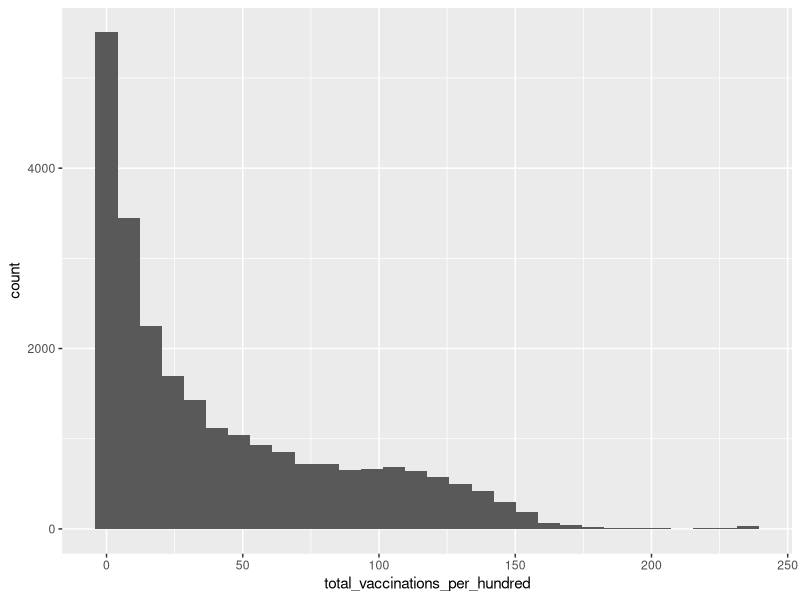
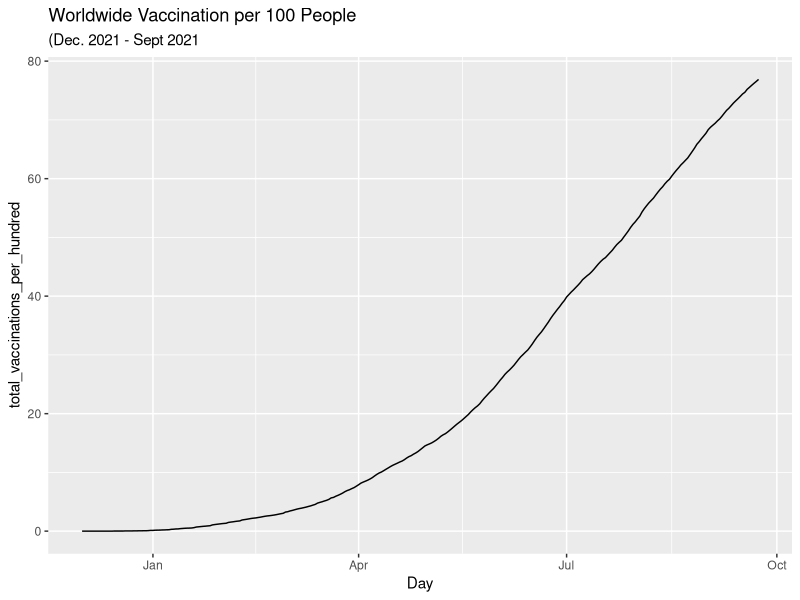
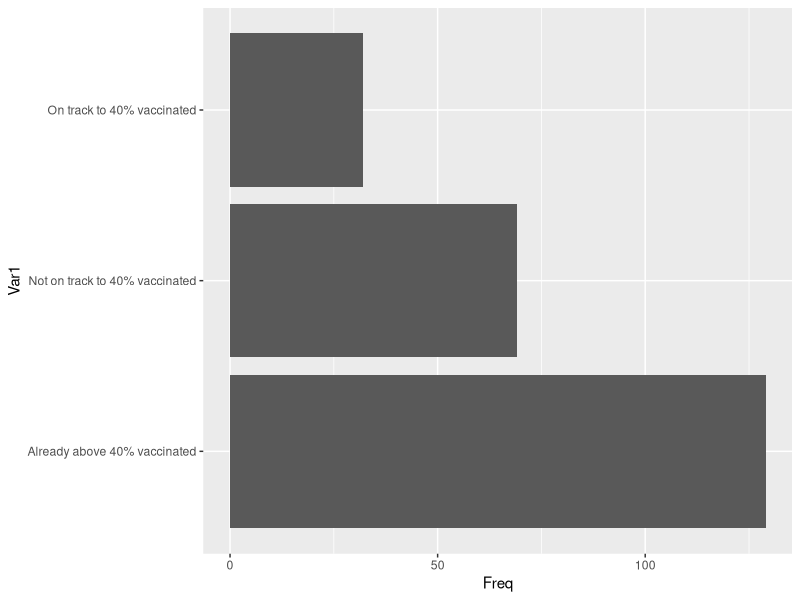
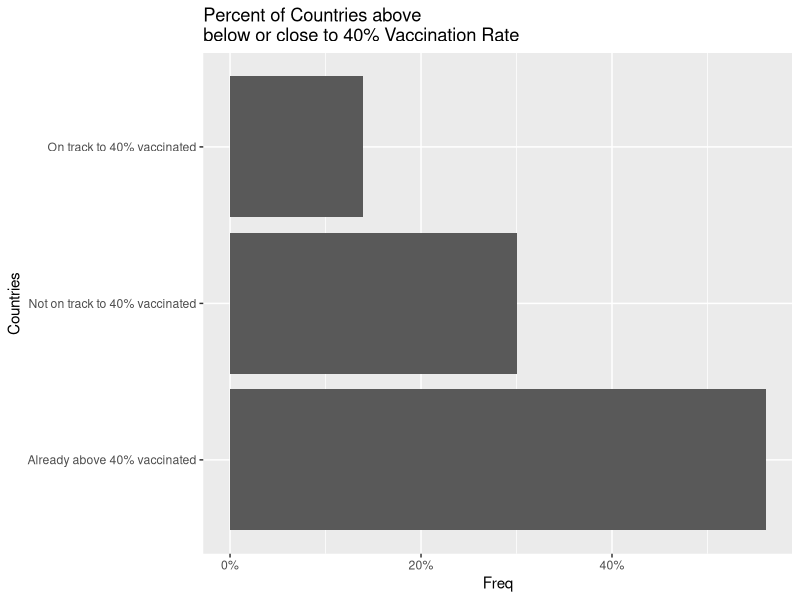
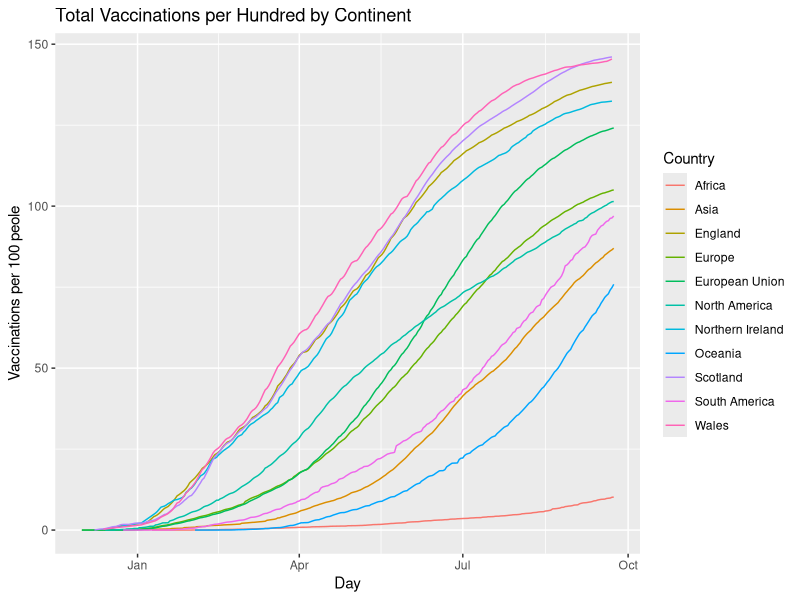
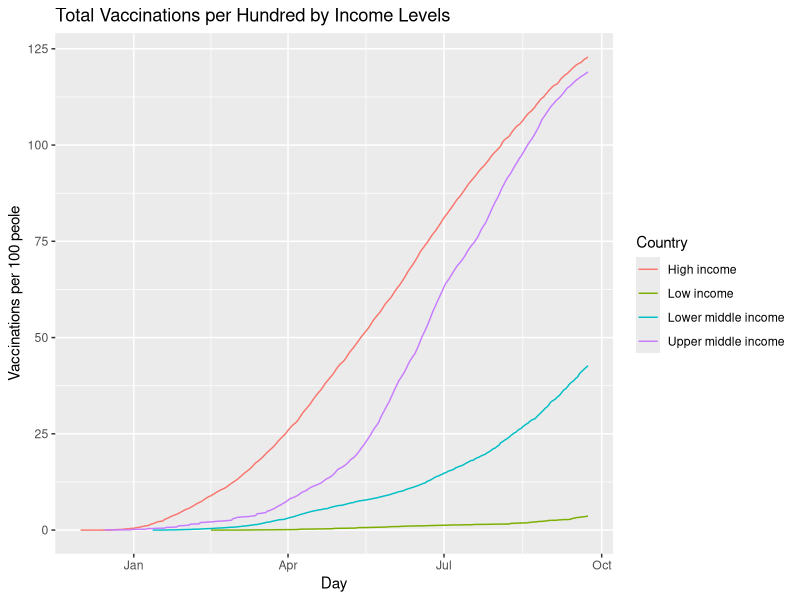

The R source for these figures, in order:
## ---- chunk 1
knitr::opts_chunk$set(echo = FALSE,error = FALSE,message = FALSE)
library(tidyverse)
library(scales)
library(RSQLite)
## ---- chunk 2
rm(list=ls())
vaccination_per_captia <- read.csv("./covid-vaccination-doses-per-capita.csv")
summary(vaccination_per_captia$total_vaccinations_per_hundred)

vaccination_per_captia %>% filter(Code !="") %>%
ggplot + geom_histogram(aes(x=total_vaccinations_per_hundred)) 
  
## ---- chunk 3
vaccination_per_captia <- vaccination_per_captia %>% rename(Country = Entity)
vaccination_per_captia$Day <- as.Date(vaccination_per_captia$Day)
## ---- chunk 4
vaccination_per_captia %>% filter(Country =="World") %>%
  ggplot(aes(x=Day,y = total_vaccinations_per_hundred)) +
  geom_line() + labs(title = "Worldwide Vaccination per 100 People ",subtitle = "(Dec. 2021 - Sept 2021")
## ---- chunk 5
vaccintion_rates <- read.csv("./covid-vaccination-global-projections.csv")
# vaccintion_rates$status <- as.factor(vaccintion_rates$status)
## ---- chunk 6
t1 <- table(vaccintion_rates$status)
t1_df <- as.data.frame(t1)
ggplot(t1_df) + geom_col(aes(x=Freq,y=Var1))
## ---- chunk 7
prop1 <- prop.table(t1)
prop_df <- as.data.frame(prop1)
ggplot(prop_df) + geom_col(aes(x=Freq,y=Var1)) +
  scale_x_continuous(label = percent) +
  labs(title = "Percent of Countries above\nbelow or close to 40% Vaccination Rate", y="Countries")
## ---- chunk 8
continent  <- vaccination_per_captia %>% filter(Code =="")
continent <- continent %>% filter(!Country %in% c("High income","Low income","Lower middle income","Upper middle income"))
## ---- chunk 9
ggplot(continent) + 
  geom_line(aes(x=Day,y=total_vaccinations_per_hundred,col=Country)) +
  labs(title = "Total Vaccinations per Hundred by Continent",
       y="Vaccinations per 100 peole")
## ---- chunk 10
income_levels <- vaccination_per_captia %>% filter(Country %in% c("High income","Low income","Lower middle income","Upper middle income"))
## ---- chunk 11
ggplot(income_levels) + 
  geom_line(aes(x=Day,y=total_vaccinations_per_hundred,col=Country)) +
  labs(title = "Total Vaccinations per Hundred by Income Levels",
       y="Vaccinations per 100 peole")
